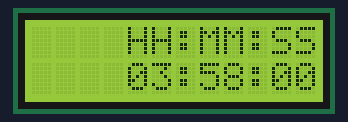
This sketch was run on a simulated Arduino Uno, built with avr-gcc and run on an emulated ATmega328P. Shown: 12×2 character LCD.

Above: at 0.11 s.
At 5.04 s:
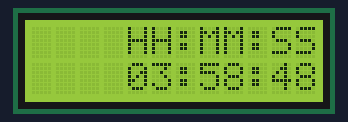
At 9.97 s:
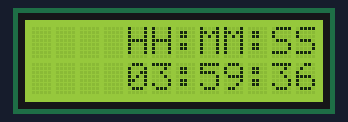
At 19.93 s:
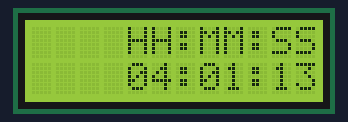
At 29.88 s:
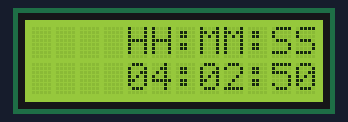
At 39.84 s:
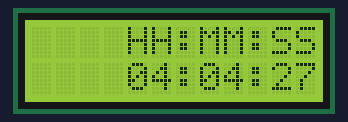

The sketch:

lcd_time_start_from_a_point.ino
```cpp
#include <LiquidCrystal.h>
LiquidCrystal thearalcd(8,9,4,5,6,7);
int x=3;
  int y=58;
void setup() {

  // put your setup code here, to run once:
thearalcd.begin(12,2);


}

void loop() {

  for( int h=x;h<=11;h++){

    if (h==11){
      x=0;
    }
    for(int m=y;m<=59;m++){
      if (m==59){
        y=0;
      }
      for(int s=0;s<=59;s++){
        thearalcd.setCursor(4,0);
        thearalcd.print("HH:MM:SS");
        thearalcd.setCursor(4,1);
           if (h<10){
      thearalcd.print(0);

      }
        thearalcd.print(h);

        thearalcd.print(":");
         if(m<10){
          thearalcd.print(0);
        }
        thearalcd.print(m);

        thearalcd.print(":");
            if(s<10){
          thearalcd.print(0);
        }
        thearalcd.print(s);


        delay(100);
        //thearalcd.clear();


    }
  }

  }

}
```
